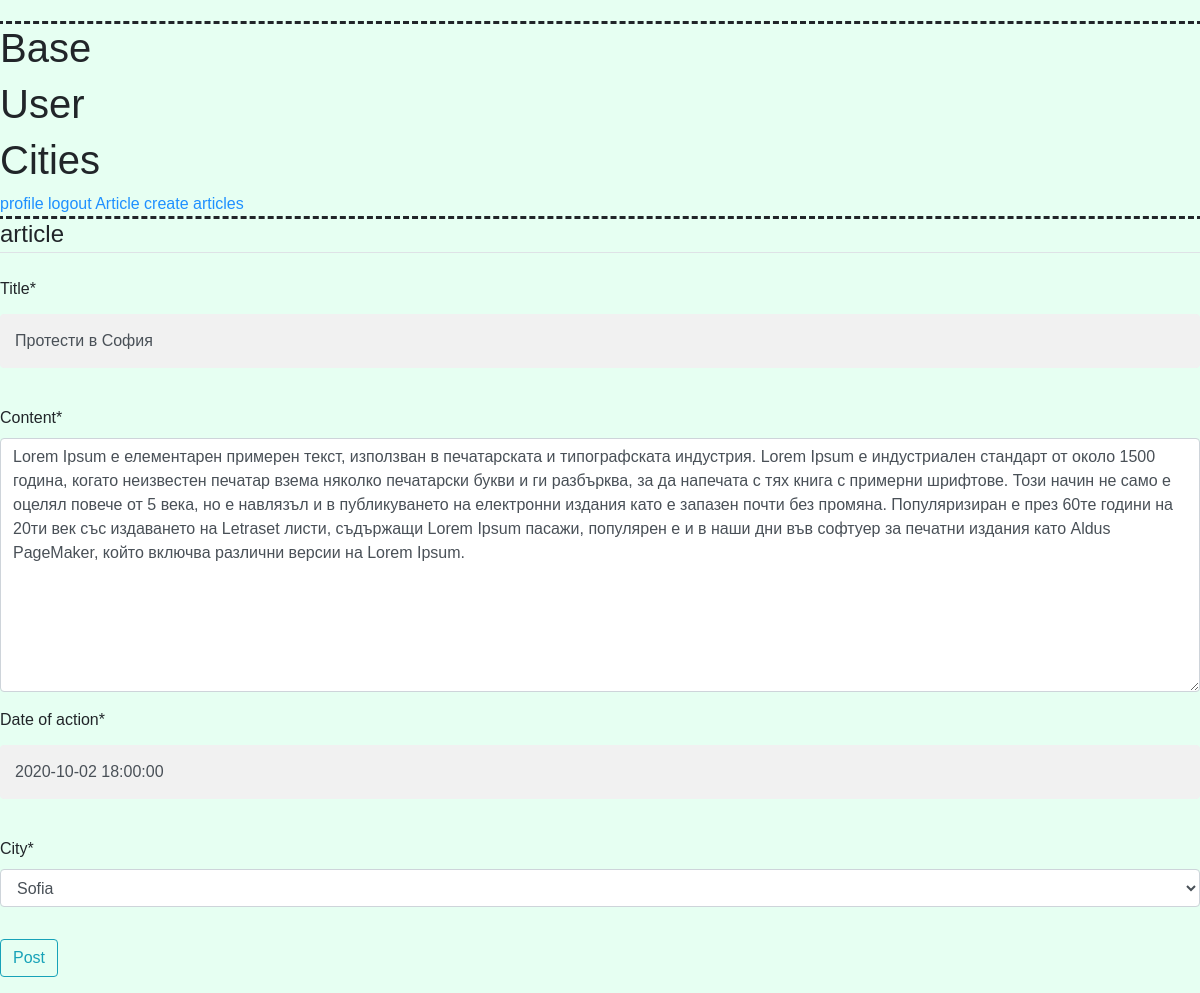
/articles/1/update/ (signed in), run on the app's committed database.
### articles/models.py (models this page shows, shortened)
class Article(models.Model):
    title = models.CharField(max_length=100)
    content = models.TextField()
    date_posted = models.DateTimeField(default=timezone.now)
    date_of_action = models.DateTimeField(default=timezone.now)
    cities = [
    ('SOFIA', 'Sofia'),
    ('BURGAS', 'Burgas'),
    ('PLOVDIV', 'Plovdiv'),
    ('VARNA', 'Varna'),
    ('RUSE', 'Ruse'),
    ]
    city = models.CharField(
        max_length=10,
        choices=cities,
        default='SOFIA',
    )
    author = models.ForeignKey(User, on_delete=models.CASCADE)

### articles/views.py (the view, shortened to what this page needs)
# urls.py: path('<int:pk>/update/', views.ArticleUpdateView.as_view(), name='article-update'),
class ArticleUpdateView(LoginRequiredMixin, UserPassesTestMixin, UpdateView ):
    model=Article
    template_name="articles/article_form.html"
    fields = ['title','content','date_of_action','city']
    def test_func(self):
        article = self.get_object()
        if self.request.user == article.author:
            return True
        return False

### articles/templates/articles/article_form.html (shortened to what this page needs)
{% extends "pages/base.html" %}
{% load crispy_forms_tags %}
{% block content %}
    <div class="content-section">
        <form method="POST">
            <fieldset class="form-group">
                <legend class="border-bottom mb-4">article</legend>
                {{ form|crispy }}
            </fieldset>
            <div class="form-group">
                <button class="btn btn-outline-info" type="submit">Post</button>
            </div>
        </form>
    </div>
{% endblock content %}

### pages/static/pages/main.css (style rules this page uses)
body { font-family: Arial, Helvetica, sans-serif; background-color: #e6fff2; }
* { box-sizing: border-box; }
input[type=text], input[type=password] { width: 100%; padding: 15px; margin: 5px 0 22px 0; display: inline-block; border: none; background: #f1f1f1; }

### data on the page
Article: title "Протести в София", content "Lorem Ipsum е елементарен примерен текст, използван в печатарската и типографската индустрия. Lorem Ipsum е индустриален стандарт от около 1500 година, когато неизвестен печатар взема няколко печатарски букви и ги разбърква, за да напечата с тях книга с примерни шрифтове. Този начин не само е оцелял повече от 5 века, но е навлязъл и в публикуването на електронни издания като е запазен почти без промяна. Популяризиран е през 60те години на 20ти век със издаването на Letraset листи, съдържащи Lorem Ipsum пасажи, популярен е и в наши дни във софтуер за печатни издания като Aldus PageMaker, който включва различни версии на Lorem Ipsum.", date_of_action "2020-10-02 18:00:00", city "Sofia"
